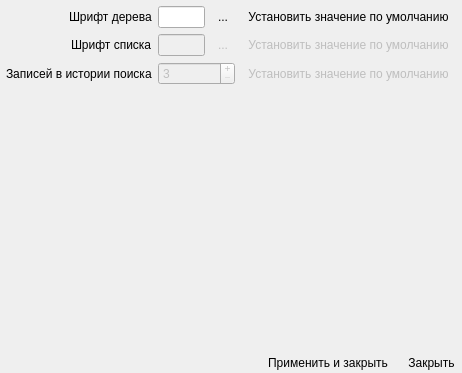
<?xml version="1.0" encoding="UTF-8"?>
<ui version="4.0">
 <class>ConfigureDialog</class>
 <widget class="QDialog" name="ConfigureDialog">
  <property name="geometry">
   <rect>
    <x>0</x>
    <y>0</y>
    <width>462</width>
    <height>373</height>
   </rect>
  </property>
  <property name="windowTitle">
   <string>Настройки</string>
  </property>
  <layout class="QVBoxLayout" name="verticalLayout">
   <property name="spacing">
    <number>6</number>
   </property>
   <property name="leftMargin">
    <number>0</number>
   </property>
   <property name="topMargin">
    <number>0</number>
   </property>
   <property name="rightMargin">
    <number>0</number>
   </property>
   <property name="bottomMargin">
    <number>0</number>
   </property>
   <item>
    <layout class="QFormLayout" name="formLayout">
     <property name="labelAlignment">
      <set>Qt::AlignRight|Qt::AlignTrailing|Qt::AlignVCenter</set>
     </property>
     <property name="leftMargin">
      <number>6</number>
     </property>
     <property name="topMargin">
      <number>6</number>
     </property>
     <property name="rightMargin">
      <number>6</number>
     </property>
     <property name="bottomMargin">
      <number>6</number>
     </property>
     <item row="1" column="0">
      <widget class="QLabel" name="label">
       <property name="text">
        <string>Шрифт дерева</string>
       </property>
      </widget>
     </item>
     <item row="1" column="1">
      <layout class="QHBoxLayout" name="horizontalLayout_2">
       <item>
        <widget class="QLineEdit" name="treeFontEdit">
         <property name="readOnly">
          <bool>true</bool>
         </property>
        </widget>
       </item>
       <item>
        <widget class="QToolButton" name="selectMaintTableFontButton">
         <property name="toolTip">
          <string>Выбрать шрифт</string>
         </property>
         <property name="statusTip">
          <string>Выбрать шрифт</string>
         </property>
         <property name="whatsThis">
          <string>Выбрать шрифт</string>
         </property>
         <property name="text">
          <string>...</string>
         </property>
         <property name="autoRaise">
          <bool>true</bool>
         </property>
        </widget>
       </item>
       <item>
        <widget class="QToolButton" name="setMainTableFontDefaultBtn">
         <property name="toolTip">
          <string>Установить значение по умолчанию</string>
         </property>
         <property name="statusTip">
          <string>Установить значение по умолчанию</string>
         </property>
         <property name="whatsThis">
          <string>Установить значение по умолчанию</string>
         </property>
         <property name="text">
          <string>Установить значение по умолчанию</string>
         </property>
         <property name="autoRaise">
          <bool>true</bool>
         </property>
        </widget>
       </item>
      </layout>
     </item>
     <item row="2" column="0">
      <widget class="QLabel" name="label_2">
       <property name="text">
        <string>Шрифт списка</string>
       </property>
      </widget>
     </item>
     <item row="2" column="1">
      <layout class="QHBoxLayout" name="horizontalLayout_3">
       <item>
        <widget class="QLineEdit" name="listFontEdit">
         <property name="enabled">
          <bool>false</bool>
         </property>
         <property name="readOnly">
          <bool>false</bool>
         </property>
        </widget>
       </item>
       <item>
        <widget class="QToolButton" name="selectColumnListFontButton">
         <property name="enabled">
          <bool>false</bool>
         </property>
         <property name="toolTip">
          <string>Выбрать шрифт</string>
         </property>
         <property name="statusTip">
          <string>Выбрать шрифт</string>
         </property>
         <property name="whatsThis">
          <string>Выбрать шрифт</string>
         </property>
         <property name="text">
          <string>...</string>
         </property>
         <property name="autoRaise">
          <bool>true</bool>
         </property>
        </widget>
       </item>
       <item>
        <widget class="QToolButton" name="setColumnListFontDefaultBtn">
         <property name="enabled">
          <bool>false</bool>
         </property>
         <property name="toolTip">
          <string>Установить значение по умолчанию</string>
         </property>
         <property name="statusTip">
          <string>Установить значение по умолчанию</string>
         </property>
         <property name="whatsThis">
          <string>Установить значение по умолчанию</string>
         </property>
         <property name="text">
          <string>Установить значение по умолчанию</string>
         </property>
         <property name="autoRaise">
          <bool>true</bool>
         </property>
        </widget>
       </item>
      </layout>
     </item>
     <item row="3" column="1">
      <layout class="QHBoxLayout" name="horizontalLayout_4">
       <item>
        <widget class="QSpinBox" name="historyCountSpinBox">
         <property name="enabled">
          <bool>false</bool>
         </property>
         <property name="readOnly">
          <bool>false</bool>
         </property>
         <property name="buttonSymbols">
          <enum>QAbstractSpinBox::PlusMinus</enum>
         </property>
         <property name="minimum">
          <number>3</number>
         </property>
         <property name="maximum">
          <number>1000</number>
         </property>
        </widget>
       </item>
       <item>
        <widget class="QToolButton" name="setHistoryCountDefBtn">
         <property name="enabled">
          <bool>false</bool>
         </property>
         <property name="toolTip">
          <string>Установить значение по умолчанию</string>
         </property>
         <property name="statusTip">
          <string>Установить значение по умолчанию</string>
         </property>
         <property name="whatsThis">
          <string>Установить значение по умолчанию</string>
         </property>
         <property name="text">
          <string>Установить значение по умолчанию</string>
         </property>
         <property name="autoRaise">
          <bool>true</bool>
         </property>
        </widget>
       </item>
      </layout>
     </item>
     <item row="3" column="0">
      <widget class="QLabel" name="label_3">
       <property name="text">
        <string>Записей в истории поиска</string>
       </property>
      </widget>
     </item>
    </layout>
   </item>
   <item>
    <spacer name="verticalSpacer">
     <property name="orientation">
      <enum>Qt::Vertical</enum>
     </property>
     <property name="sizeHint" stdset="0">
      <size>
       <width>20</width>
       <height>166</height>
      </size>
     </property>
    </spacer>
   </item>
   <item>
    <layout class="QHBoxLayout" name="horizontalLayout">
     <item>
      <spacer name="horizontalSpacer">
       <property name="orientation">
        <enum>Qt::Horizontal</enum>
       </property>
       <property name="sizeHint" stdset="0">
        <size>
         <width>40</width>
         <height>20</height>
        </size>
       </property>
      </spacer>
     </item>
     <item>
      <widget class="QToolButton" name="applyButton">
       <property name="toolTip">
        <string>Применить и закрыть</string>
       </property>
       <property name="statusTip">
        <string>Применить и закрыть</string>
       </property>
       <property name="whatsThis">
        <string>Применить и закрыть</string>
       </property>
       <property name="text">
        <string>Применить и закрыть</string>
       </property>
       <property name="iconSize">
        <size>
         <width>36</width>
         <height>36</height>
        </size>
       </property>
       <property name="autoRaise">
        <bool>true</bool>
       </property>
      </widget>
     </item>
     <item>
      <widget class="QToolButton" name="closeButton">
       <property name="toolTip">
        <string>Закрыть</string>
       </property>
       <property name="statusTip">
        <string>Закрыть</string>
       </property>
       <property name="whatsThis">
        <string>Закрыть</string>
       </property>
       <property name="text">
        <string>Закрыть</string>
       </property>
       <property name="iconSize">
        <size>
         <width>36</width>
         <height>36</height>
        </size>
       </property>
       <property name="autoRaise">
        <bool>true</bool>
       </property>
      </widget>
     </item>
    </layout>
   </item>
  </layout>
 </widget>
 <resources/>
 <connections/>
</ui>
